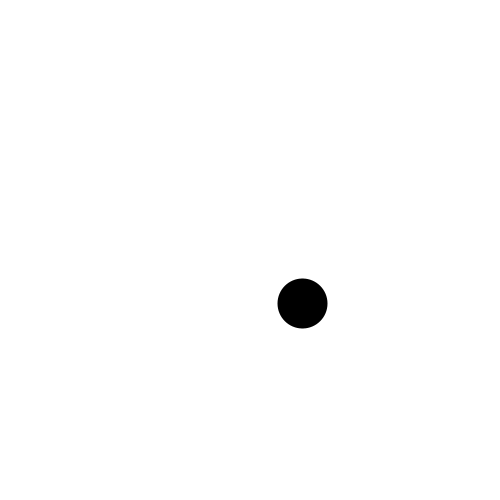
Frame 1 (no input)
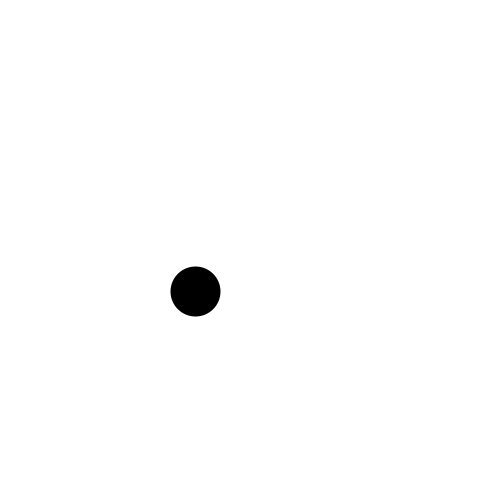
Frame 60 (the mouse pressed at the canvas centre just before this capture)
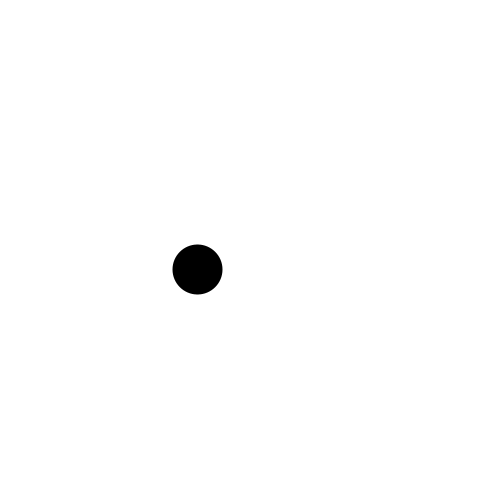
Frame 120 (the mouse held since frame 60 and released just before this capture)

The Processing sketch that drew these frames (run headless with seeded random() and noise(); from frame 60 on, the mouse is pressed at the canvas centre):

// Processing sketch: e12_random_vs_natura2
// ── e12_random_vs_natura2.pde
void setup()
{
  size(500, 500);
  strokeWeight(50);
  stroke(0);
}

void draw()
{
  background(255);
  //point(random(width), random(height));
  point(width*noise(frameCount*0.01), height*noise(frameCount*0.001));
}
